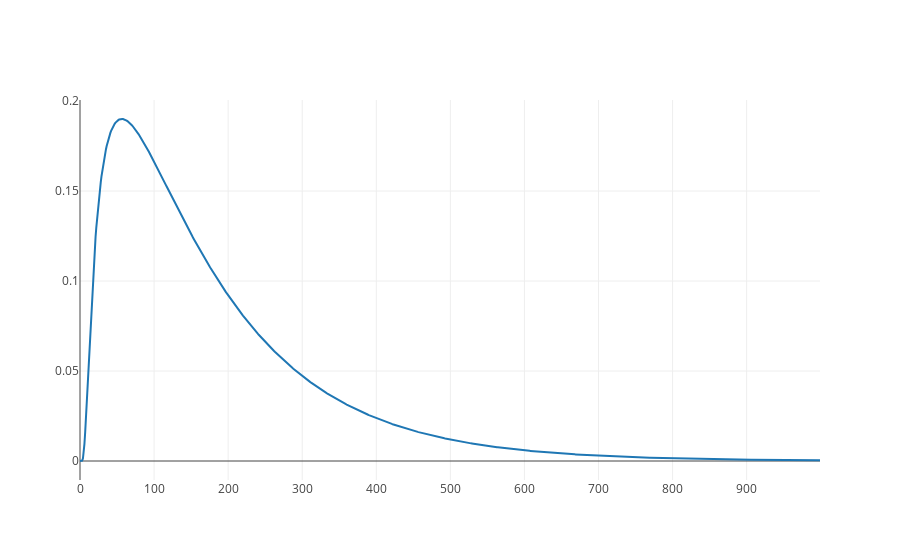

The code cell stored with this chart in its notebook:
### Code cell
# The FRED curve as inset on calcium simulation
simParams = GP_fit_saves[0][3]
tmp = fred_curve(simParams['fred_params'])
plt([plt_type.Scatter(x=tmp[0], y=tmp[1])])
save_csv("figure_4_5_fred_inset.csv",  np.stack(tmp).T)

### Figure 1 — Plotly figure (JSON) as saved in the notebook; plotly's stock layout.template omitted (floating-point values rounded to 4 significant figures; data arrays with more than 128 entries replaced by an {"elided": "..."} marker saying what was removed)
{"data": [{"type": "scatter", "x": {"elided": "1000 int values"}, "y": {"elided": "1000 float values"}}], "layout": {}}
